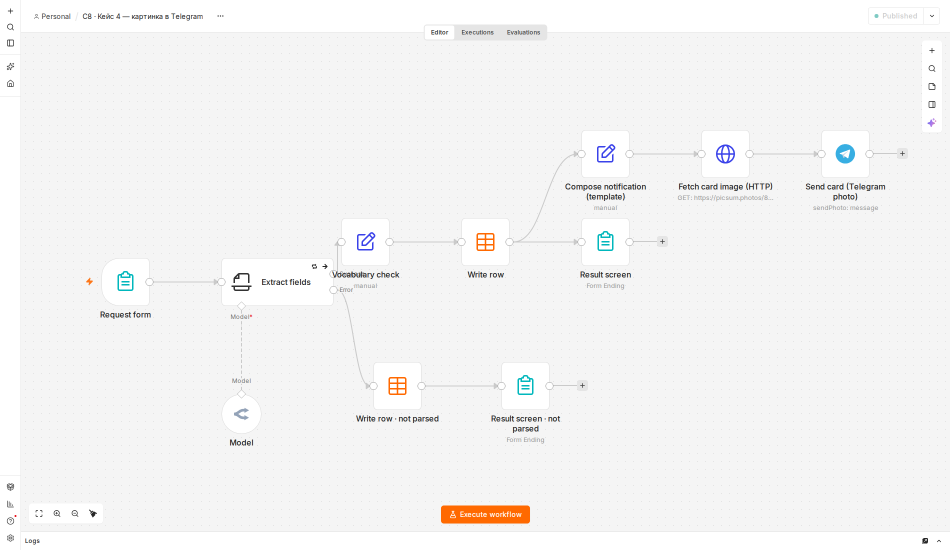
#> input picture library/seminars/sem-08/stend/n8n-screenshots-raw/case4-telegram-image.png, 1900 x 1100 px (shown at 1/2 size)
$ python make_figures_crops.py ../stend/n8n-screenshots-raw/case4-telegram-image.png
#> lines starting #> are read from the running program, lines starting #| are printed output that depends on the picture; after the words box and inside, x2 and y2 are one past the last pixel; in counts of white or black regions, pixels touching at a corner belong together
#!/usr/bin/env python3
"""Волна 1а «конфетки» Семинара 8 (issue #292) — КРОПЫ настоящих скринов
живого стенда n8n: перекроп цепочки Кейса 4 и три новых панельных композита
крупным планом (план `qa/PLAN-KONFETKA-INSTRUKTSII-2026-10-22.md` §4.9, §5.3).

Почему отдельный файл, а не дописка в `make_figures_k2/k3/k4.py`: те скрипты
при запуске переписывают ВСЕ свои фигуры разом, а в этом круге правок рядом
работает вторая сессия (слайды + `tools/seminar-build` + пересборка деки).
Здесь трогаются ровно четыре файла в `figures/`, перечисленные ниже, и
ничего больше. Стиль подписей и провенанса — `make_figure_k3_real_captions.py`;
канон кропа (срезать хлебные крошки, вкладки, бейдж `Published`, панель зума,
кнопку `Execute workflow`, панель `Logs`, левую колонку иконок — на кадре не
должно быть ни workflow id, ни execution id) — `make_figures_k2.py:
test_stend_real()`.

    k4-n8n-tsepochka-real.png   ЗАМЕНЁН (задача 1). Был кроп (0,0,1900,440)
                                 всего холста: ~69% кадра — пустая сетка
                                 слева, три узла сидели в правой пятине.
                                 Стал — прямоугольник вокруг самих трёх
                                 узлов, увеличенный 2× (приём
                                 `k2-n8n-jev-real.png`).
    k2-panel-hash-crop-real.png  НОВЫЙ (задача 2). Поле `normalized_hash`
                                 с выражением + единственное условие `IF`.
    k3-panel-extract-crop-real.png НОВЫЙ. Схема ответа на одно число +
                                 условие «строго больше 3000».
    k4-panel-uzly-crop-real.png  НОВЫЙ. Выражение шаблона + адрес запроса +
                                 операция отправки картинки.

Три новых файла — ЗАГОТОВКИ под будущие слайды §4.9 (n22a/n34a/n50a в их
переделанном виде). Нынешние `k2-n8n-panels-real.png`,
`k3-n8n-nastroyka-uzlov.png`, `k4-uzly-nastroyka-real.png` НЕ трогаются: на
них стоят сегодняшние слайды.

Источник всех кропов — `stend/n8n-screenshots-raw/*.png` (1900×1100,
Playwright, живой стенд https://n8n.lessons.tellian.io, сняты 2026-10-20).
Кроп режется заново из необрезанного файла, чтобы граница была проверяема по
исходнику; пиксели внутри прямоугольника не перерисовываются. Единственное,
что рисуется поверх, — полосы подписей (`caption_bar`), и они явно нарисованы,
а не вырезаны из интерфейса.

Увеличение (`SCALE`) никак не меняет кегль на экране зала: фигура всё равно
вписывается в полосу 12,23″ (`deck_config.py: WIDTH`), и видимый кегль задаёт
ШИРИНА КРОПА В ПИКСЕЛЯХ ИСХОДНИКА, а не размер PNG. Увеличение нужно только
затем, чтобы проектор не ловил ступеньки на мелком тексте. Замеры кегля — в
`_kegl()` ниже, печатаются при запуске.

Запуск: `python3 make_figures_crops.py` (из `rendered/`).

──────────────────────────────────────────────────────────────────────────────
ДОПИСАНО ВОЛНОЙ 1б (тот же issue #292). Всё, что выше, — волна 1а и её четыре
файла; они пересобираются этим скриптом без изменений. Ниже, с заголовка
«ВОЛНА 1б», добавлен перекроп ВОСЬМИ фигур по её же аудиту — отсюда фраза
«трогаются ровно четыре файла» выше относится только к разделу волны 1а.
Полный список файлов волны 1б, методика замера кегля и то, что кропом НЕ
чинится, — в шапке её раздела.
"""
import sys as _sys
from pathlib import Path

import numpy as np
from PIL import Image, ImageDraw, ImageFont

HERE = Path(__file__).resolve().parent
RAW = HERE.parent / "stend" / "n8n-screenshots-raw"
OUT = HERE / "figures"

# Палитра Ocean — те же HEX, что в tools/seminar-build/fig_toolkit.py.
DEEP = (0x21, 0x29, 0x5C)
MID = (0x06, 0x5A, 0x82)
SUBT = (0xBF, 0xDD, 0xEA)
LIGHT = (0x1C, 0x72, 0x93)
W = (255, 255, 255)

FB = "/usr/share/fonts/truetype/dejavu/DejaVuSans-Bold.ttf"
F = "/usr/share/fonts/truetype/dejavu/DejaVuSans.ttf"

BAND_IN = 12.23        # ширина полосы контента слайда, дюймы (deck_config.WIDTH)
FIG_MAX_H_IN = 4.3     # потолок высоты фигуры (deck_kit.FIG_NATURAL_H)

CAP_H = 90             # полоса подписи над кропом
GAP = 30               # зазор между колонками
PAD = 24


def _font(sz, bold=False):
    return ImageFont.truetype(FB if bold else F, sz)


def _kegl(name, fig_w_px, fig_h_px, src_px_per_fig_px=1.0):
    """Сколько пунктов на слайде даёт один пиксель ИСХОДНОГО скрина.

    Фигура вписывается в прямоугольник 12,23″ × 4,3″ с сохранением пропорций,
    поэтому ширина на слайде — это либо вся полоса, либо то, что осталось от
    упора в высоту. `src_px_per_fig_px` — во сколько раз кроп увеличен при
    сборке (1,0 — не увеличен): увеличение делит пункты на пиксель PNG, но
    кегль исходного текста от этого не меняется, что и показывает печать.
    """
    w_in = min(BAND_IN, FIG_MAX_H_IN * fig_w_px / fig_h_px)
    pt_per_png_px = w_in * 72 / fig_w_px
    pt_per_src_px = pt_per_png_px * src_px_per_fig_px
    print(f"   кегль [{name}]: {w_in:.2f}″ на слайде, "
          f"{pt_per_src_px:.3f} pt на пиксель исходника → "
          f"текст интерфейса 12 px = {12 * pt_per_src_px:.1f} pt, "
          f"14 px = {14 * pt_per_src_px:.1f} pt, "
          f"17 px = {17 * pt_per_src_px:.1f} pt")
    return pt_per_src_px


def _empty_grid_share(im, tile=16):
    """Доля кадра, занятая ПУСТОЙ сеткой холста n8n. Фон холста — ровный
    (245,245,245) с точками через 16 px; карточка узла — чистый белый, поэтому
    узлы в «пустое» не попадают. Плитка 16×16 считается пустой, если 98% её
    пикселей — фон (одна точка сетки на плитку порога не ломает)."""
    a = np.array(im.convert("RGB")).astype(int)
    grid = (np.abs(a - 245) <= 3).all(axis=2)
    h, w = grid.shape
    th, tw = h // tile, w // tile
    g = grid[:th * tile, :tw * tile].reshape(th, tile, tw, tile).mean(axis=(1, 3))
    return float((g >= 0.98).mean())


_MEASURE = ImageDraw.Draw(Image.new("RGB", (8, 8)))


# [90 lines left out: functions _wrap, _fit, caption_plan, caption_bar, column, compose, not called in this run]


def save(im, name, *, note="", src_scale=1.0):
    p = OUT / name
    im.save(p)
    print("  ", name, im.size, note)
    _kegl(name, im.width, im.height, src_scale)
    return p


# ── Задача 1: перекроп цепочки Кейса 4 (слайд n50) ──────────────────────────
def tsepochka_rekrop():
    """ЗАМЕНА `k4-n8n-tsepochka-real.png` (план §5.3).

    Было: кроп (0, 0, 1900, 440) файла `case4-telegram-image.png` — весь
    верх холста. Три разбираемых узла занимали правую пятину кадра, слева
    лежала пустая сетка, сверху — хлебная крошка с названием воркфлоу,
    вкладки Editor/Executions/Evaluations и бейдж `Published`. Замер пустой
    сетки по `_empty_grid_share`: 69% кадра.

    Стало: прямоугольник (1118, 246, 1786, 432) того же исходника — ровно
    три узла карточки с подписями:
        `Compose notification (template)` (manual)
          → `Fetch card image (HTTP)` (GET: https://picsum.photos/8…)
          → `Send card (Telegram photo)` (sendPhoto: message)
    Границы взяты не на глаз, а по разметке содержимого исходника (разбор
    колонок/строк по не-фоновым пикселям): подписи узлов занимают x
    1130–1298, 1355–1546, 1611–1770; карточки узлов — y 255–355; подподписи
    кончаются на y 424. Кроп кладёт по ~12 px поля вокруг этого и на том
    останавливается.

    Что срезано сознательно: хлебная крошка и название воркфлоу, вкладки,
    бейдж `Published`, левая колонка иконок приложения, правая плавающая
    панель зума/поиска, кнопка «Execute workflow», панель `Logs` — то же
    правило, что у `test_stend_real()`: ни workflow id, ни execution id на
    кадре. Справа срезана и кнопка «+» (добавить узел) на x≈1795–1815 —
    часть интерфейса, не шаг процесса. Слева срезаны `Request form` →
    `Extract fields` → `Vocabulary check` → `Write row` (они левее x=1100) и
    узел `Result screen` (ниже y=435) — приём заявки уже показан фигурой
    Кейса 1 и отдельной фигурой точки ветвления
    (`k4-n8n-vetvlenie-real.png`, n49a); здесь кадр отвечает на один вопрос —
    из каких трёх шагов собрана и отправлена карточка.

    Увеличение 2× (LANCZOS) — приём `k2-n8n-jev-real.png`: исходный кроп
    668×186 для PNG мелковат, на проекторе видны ступеньки.

    ЧЕСТНО ПРО ПОРОГ «не более ~20% пустой сетки» (план §5.3): этот кадр даёт
    около 40%, и ниже ~35% для ЦЕПОЧКИ ИЗ ТРЁХ УЗЛОВ в одном прямоугольнике
    не опускается в принципе — между карточками узлов на холсте n8n лежат
    промежутки по ~145 px со стрелкой посередине, и они внутри любого
    прямоугольника, который держит все три узла сразу. Что действительно
    ушло — СПЛОШНОЙ мёртвый угол: в прежнем кадре пустая сетка лежала одним
    куском в 55% ширины слева, в новом нет ни одной пустой области шире
    промежутка между соседними узлами. Опустить метрику ниже можно только
    склейкой трёх отдельных кропов по узлу — то есть отказом от одного
    честного прямоугольника; на это нужно отдельное решение, здесь оно не
    принималось.
    """
    raw = Image.open(RAW / "case4-telegram-image.png").convert("RGB")
#> raw is the input picture: PIL image 1900x1100 RGB; mean R, G, B 244.7, 244.4, 244.2
    box = (1118, 246, 1786, 432)
    crop = raw.crop(box)
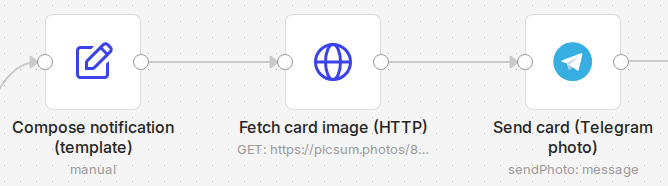
#> crop: PIL image 668x186 RGB; mean R, G, B 237.7, 238.7, 240.6
    # «Было» считается не по файлу на диске, а по ПРЕЖНЕМУ прямоугольнику того
    # же исходника — иначе после первой же замены сравнение поехало бы с новым
    # файлом самим с собой.
    before = raw.crop((0, 0, 1900, 440))
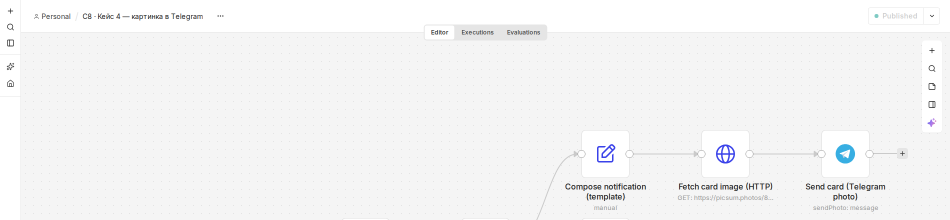
#> before: PIL image 1900x440 RGB (shown at 1/2 size); mean R, G, B 244.7, 244.9, 245.2
    print(f"   пустая сетка: было {_empty_grid_share(before):.0%} "
          f"(кроп 0,0,1900,440 — {before.width}×{before.height}), "
          f"стало {_empty_grid_share(crop):.0%} ({crop.width}×{crop.height})")
#> in _empty_grid_share, `grid = (np.abs(a - 245) <= 3).all(axis=2)`:
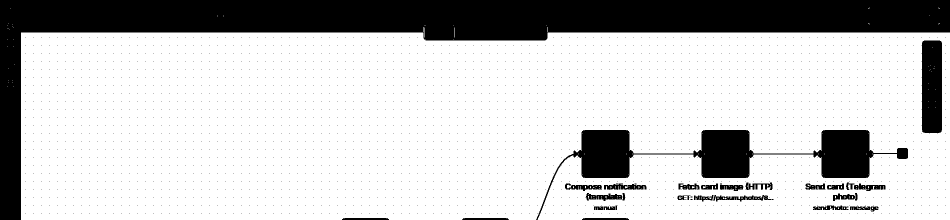
#> grid: shape (440, 1900) bool (shown at 1/2 size); 77.1% white; 2497 black regions (2468 under 20 px), largest, box (x1, y1, x2, y2) and area: (0, 0, 1900, 440) 143092, (1072, 260, 1816, 440) 29809, (1844, 81, 1884, 266) 7349
#> in _empty_grid_share, `g = grid[:th * tile, :tw * tile].reshape(th, tile, tw, tile).mean(axis..`:
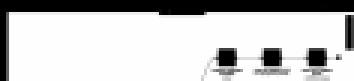
#> g: shape (27, 118) float64 (shown 3 times larger); min 0, max 0.996, mean 0.769
#> call 2 of _empty_grid_share, with tile = 16
#> in _empty_grid_share (call 2), `grid = (np.abs(a - 245) <= 3).all(axis=2)`:
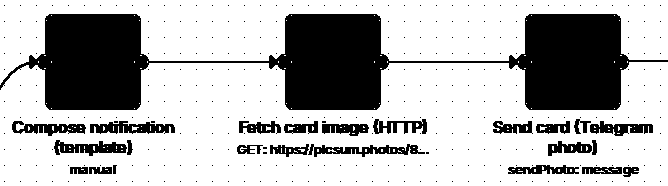
#> grid: shape (186, 668) bool; 70.5% white; 372 black regions (348 under 20 px), largest, box (x1, y1, x2, y2) and area: (0, 14, 668, 110) 29003, (308, 144, 425, 157) 698, (90, 121, 175, 134) 691
#|    пустая сетка: было 69% (кроп 0,0,1900,440 — 1900×440), стало 39% (668×186)
    SCALE = 2
    return crop.resize((crop.width * SCALE, crop.height * SCALE), Image.LANCZOS), SCALE


# `--preview` кладёт перекроп под временным именем: посмотреть глазами ПРЕЖДЕ,
# чем переписать файл, на который уже ссылается слайд n50.
PREVIEW = "--preview" in _sys.argv
_im, _sc = tsepochka_rekrop()
save(_im, "_preview-k4-n8n-tsepochka-real.png" if PREVIEW
     else "k4-n8n-tsepochka-real.png",
     note="кроп (1118,246,1786,432) из case4-telegram-image.png, ×2",
     src_scale=_sc)
#> in save, `im.save(p)`:
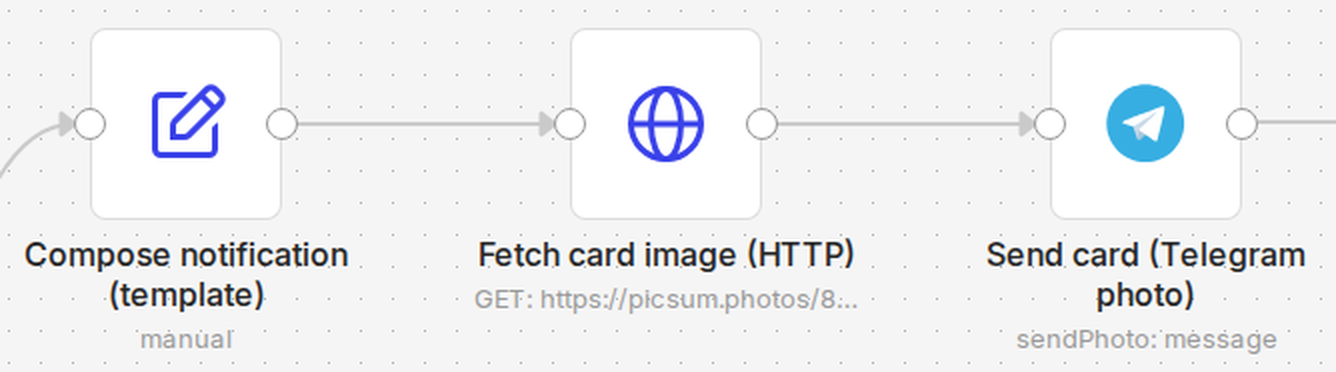
#> saved as k4-n8n-tsepochka-real.png: PIL image 1336x372 RGB; mean R, G, B 237.5, 238.6, 240.5
#|    k4-n8n-tsepochka-real.png (1336, 372) кроп (1118,246,1786,432) из case4-telegram-image.png, ×2
#> in _kegl, `pt_per_src_px = pt_per_png_px * src_px_per_fig_px`: pt_per_src_px = 1.32
#|    кегль [k4-n8n-tsepochka-real.png]: 12.23″ на слайде, 1.318 pt на пиксель исходника → текст интерфейса 12 px = 15.8 pt, 14 px = 18.5 pt, 17 px = 22.4 pt


# ── Задача 2: панельные кропы крупным планом (план §4.9) ────────────────────
#
# Общее правило кропов ниже: берётся ТОЛЬКО центральная колонка `Parameters`
# панели узла — то поле (или два), ради которого слайд существует. Колонки
# `INPUT` слева и `OUTPUT` справа в кадр не входят вовсе: на части этих
# скринов они пусты («No input data» — предыдущие шаги перед съёмкой не
# прогонялись), и показывать пустую колонку значило бы показывать свойство
# момента съёмки вместо устройства узла.

def k2_hash_panel():
    """НОВЫЙ `k2-panel-hash-crop-real.png` — Кейс 2, два поля крупно.

    Левая колонка: `stend/n8n-screenshots-raw/case2-normalize-hash.png`,
    кроп (775, 232, 1150, 358) — узел `Normalize + hash` (Set), блок
    `Fields to Set` → поле `normalized_hash`, тип `String` и строка
    выражения целиком:
        {{ $('Request form').item.json['Что нужно']
           .toLowerCase().trim().replace(/\\s+/g, ' ') }}
    Ниже по панели на исходнике идут ещё два поля
    (`recent_same_contact_text`, `recent_same_contact_hash`) — они срезаны
    сознательно: слайд §4.9 показывает ОДНО ключевое поле крупно, полный
    перечень полей остаётся в заметках.

    Правая колонка: `case2-exact-duplicate-if.png`, кроп (645, 118, 1252,
    218) — узел `Exact duplicate in window?` (IF), заголовок `Conditions` и
    единственное условие: `{{ $json.normalized_hash }}` **is equal to**
    `{{ $json.recent_same_contact_hash }}`. Ровно столько и есть — никакой
    второй строки под обрезом не прячется, условие на узле одно.
    """
#> (the run stopped early here; a loop or call above may not have finished)
